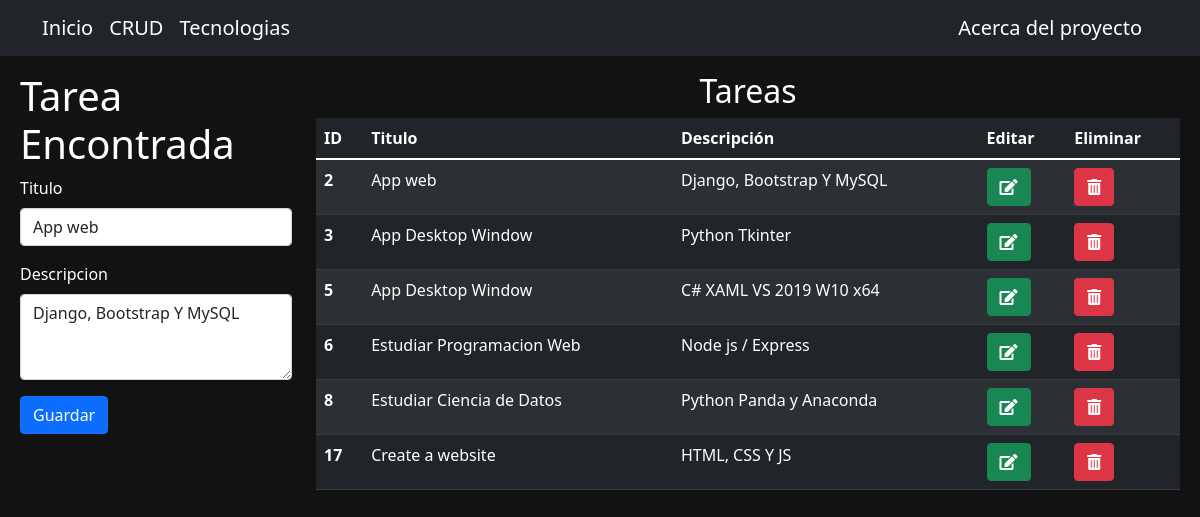
Page /crud/2 on the committed database.
### crear/models.py (models this page shows)
class usuarios(models.Model):
    titulo = models.CharField(max_length=30)
    descripcion = models.CharField(max_length=100)

### crear/views.py (the view)
# urls.py: path('crud/<int:id>', edit, name="edit"),
def edit(request, id):
    try:
        task = tarea(id)
        return render(request, 'crear/crud.html', {"task": task, "registros": registros()})
    except:
        return render(request, 'crear/404.html', {"id": id})

### templates/crear/crud.html (shortened to what this page needs)
{% extends 'layout.html' %}
{% block content %}
    <div class="row p-2 mt-5">
        <div class="col-md-3 mt-3">
            <div class="text-white">
                {% if task %}
                    <h1>Tarea Encontrada</h1>
                    <form action="{% url 'crear:update' task.id %}" method="post"> {% csrf_token %}
                {% else %}
                    <h1>Crear Tarea</h1>
                    <form action="{% url 'crear:read_insert' %}" method="post"> {% csrf_token %}
                {% endif %}
                        <div class="mb-3">
                            <label for="exampleFormControlInput1" class="form-label">Titulo</label>
                            <input name="title" value="{{task.titulo}}" type="text" class="form-control" id="exampleFormControlInput1" placeholder="..." required>
                        </div>
                        <div class="mb-3">
                            <label for="exampleFormControlTextarea1" class="form-label">Descripcion</label>
                                <textarea name="description" class="form-control" id="exampleFormControlTextarea1" rows="3" required>{{task.descripcion}}</textarea>
                            </div>
                        <input type="submit" value="Guardar" class="btn btn-primary">
                    </form>
            </div>
        </div>
        <div class="col-md-9 mt-3">
            <div class="text-white">
                <h2 class="text-center">Tareas</h2>
                {% include 'partials/_table.html' %}
            </div>
        </div>
    </div>
{% endblock %}

### templates/partials/_table.html
<table class="table table-dark table-striped">
    <thead>
      <tr>
        <th scope="col">ID</th>
        <th scope="col">Titulo</th>
        <th scope="col">Descripción</th>
        <th scope="col">Editar</th>
        <th scope="col">Eliminar</th>
      </tr>
    </thead>
    <tbody>
        {% for registro in registros %}
            <tr>
                <th scope="row">{{registro.id}}</th>
                <td>{{registro.titulo}}</td>
                <td>{{registro.descripcion}}</td>
                <td><a href="{% url 'crear:edit' registro.id %}" class="btn btn-success"><i class="fas fa-edit"></i></a></td>
                <td><a href="{% url 'crear:deleted' registro.id %}" class="btn btn-danger"><i class="fas fa-trash-alt"></i></a></td>
            </tr>
        {% endfor %}
    </tbody>
  </table>

### static/css/style.css (style rules this page uses)
body { background-color: #121212; }

### rows in the picture
usuarios: title "App web", description "Django, Bootstrap Y MySQL", id "2", titulo "App web", descripcion "Django, Bootstrap Y MySQL"
usuarios: id "3", titulo "App Desktop Window", descripcion "Python Tkinter"
usuarios: id "5", titulo "App Desktop Window", descripcion "C# XAML VS 2019 W10 x64"
usuarios: id "6", titulo "Estudiar Programacion Web", descripcion "Node js / Express"
usuarios: id "8", titulo "Estudiar Ciencia de Datos", descripcion "Python Panda y Anaconda"
usuarios: id "17", titulo "Create a website", descripcion "HTML, CSS Y JS"
